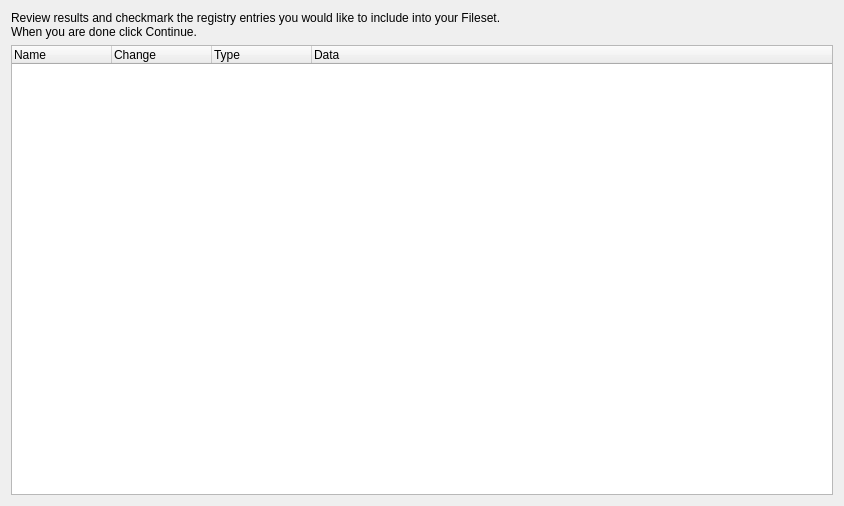
<?xml version="1.0" encoding="UTF-8"?>
<ui version="4.0">
 <class>CMyPropertyPage9</class>
 <widget class="QWidget" name="CMyPropertyPage9">
  <property name="geometry">
   <rect>
    <x>0</x>
    <y>0</y>
    <width>844</width>
    <height>506</height>
   </rect>
  </property>
  <property name="windowTitle">
   <string>Comparison Results</string>
  </property>
  <layout class="QVBoxLayout" name="verticalLayout">
   <item>
    <widget class="QLabel" name="label">
     <property name="text">
      <string>Review results and checkmark the registry entries you would like to include into your Fileset.
When you are done click Continue.</string>
     </property>
    </widget>
   </item>
   <item>
    <widget class="StyledTreeWidget" name="m_ListFile_Reg">
     <property name="alternatingRowColors">
      <bool>true</bool>
     </property>
     <property name="columnCount">
      <number>4</number>
     </property>
     <column>
      <property name="text">
       <string>Name</string>
      </property>
     </column>
     <column>
      <property name="text">
       <string>Change</string>
      </property>
     </column>
     <column>
      <property name="text">
       <string>Type</string>
      </property>
     </column>
     <column>
      <property name="text">
       <string>Data</string>
      </property>
     </column>
    </widget>
   </item>
  </layout>
 </widget>
 <customwidgets>
  <customwidget>
   <class>StyledTreeWidget</class>
   <extends>QTreeWidget</extends>
   <header>FileWaveGuiLib/styledviews/styledtreeview.h</header>
  </customwidget>
 </customwidgets>
 <resources/>
 <connections/>
</ui>
